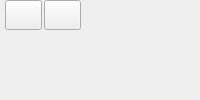
       <widget class="QWidget" name="tab_3">
        <attribute name="title">
         <string>显示数据</string>
        </attribute>
        <layout class="QGridLayout" name="gridLayout_3">
         <property name="leftMargin">
          <number>0</number>
         </property>
         <property name="topMargin">
          <number>0</number>
         </property>
         <property name="rightMargin">
          <number>0</number>
         </property>
         <property name="bottomMargin">
          <number>0</number>
         </property>
         <property name="spacing">
          <number>0</number>
         </property>
         <item row="0" column="0">
          <widget class="QWidget" name="widget_show" native="true">
           <layout class="QVBoxLayout" name="verticalLayout_9">
            <property name="spacing">
             <number>0</number>
            </property>
            <property name="leftMargin">
             <number>0</number>
            </property>
            <property name="topMargin">
             <number>0</number>
            </property>
            <property name="rightMargin">
             <number>0</number>
            </property>
            <property name="bottomMargin">
             <number>0</number>
            </property>
            <item>
             <widget class="QWidget" name="gImage" native="true">
              <property name="minimumSize">
               <size>
                <width>0</width>
                <height>30</height>
               </size>
              </property>
              <property name="maximumSize">
               <size>
                <width>16777215</width>
                <height>30</height>
               </size>
              </property>
              <property name="font">
               <font>
                <family>微软雅黑</family>
                <pointsize>9</pointsize>
               </font>
              </property>
              <layout class="QHBoxLayout" name="horizontalLayout_10" stretch="0,0,1">
               <property name="spacing">
                <number>2</number>
               </property>
               <property name="leftMargin">
                <number>5</number>
               </property>
               <property name="topMargin">
                <number>0</number>
               </property>
               <property name="rightMargin">
                <number>0</number>
               </property>
               <property name="bottomMargin">
                <number>0</number>
               </property>
               <item>
                <widget class="QPushButton" name="btnADD_2">
                 <property name="minimumSize">
                  <size>
                   <width>30</width>
                   <height>30</height>
                  </size>
                 </property>
                 <property name="contextMenuPolicy">
                  <enum>Qt::CustomContextMenu</enum>
                 </property>
                 <property name="icon">
                  <iconset resource="../../../QApplication/saribbonresouce.qrc">
                   <normaloff>:/skin/icon/icon/icons/light/appbar.add.png</normaloff>:/skin/icon/icon/icons/light/appbar.add.png</iconset>
                 </property>
                </widget>
               </item>
               <item>
                <widget class="QPushButton" name="btnDelete_2">
                 <property name="sizePolicy">
                  <sizepolicy hsizetype="Expanding" vsizetype="Expanding">
                   <horstretch>0</horstretch>
                   <verstretch>0</verstretch>
                  </sizepolicy>
                 </property>
                 <property name="minimumSize">
                  <size>
                   <width>30</width>
                   <height>30</height>
                  </size>
                 </property>
                 <property name="icon">
                  <iconset resource="../../../QApplication/saribbonresouce.qrc">
                   <normaloff>:/skin/icon/icon/icons/light/delete.png</normaloff>:/skin/icon/icon/icons/light/delete.png</iconset>
                 </property>
                </widget>
               </item>
               <item>
                <spacer name="horizontalSpacer_6">
                 <property name="orientation">
                  <enum>Qt::Horizontal</enum>
                 </property>
                 <property name="sizeHint" stdset="0">
                  <size>
                   <width>40</width>
                   <height>20</height>
                  </size>
                 </property>
                </spacer>
               </item>
              </layout>
             </widget>
            </item>
            <item>
             <widget class="QWidget" name="widget_Show" native="true">
              <layout class="QGridLayout" name="ShowLayout">
               <property name="leftMargin">
                <number>0</number>
               </property>
               <property name="topMargin">
                <number>0</number>
               </property>
               <property name="rightMargin">
                <number>0</number>
               </property>
               <property name="bottomMargin">
                <number>0</number>
               </property>
               <property name="spacing">
                <number>0</number>
               </property>
              </layout>
             </widget>
            </item>
           </layout>
           <zorder>widget_Show</zorder>
           <zorder>gImage</zorder>
          </widget>
         </item>
        </layout>
       </widget>
